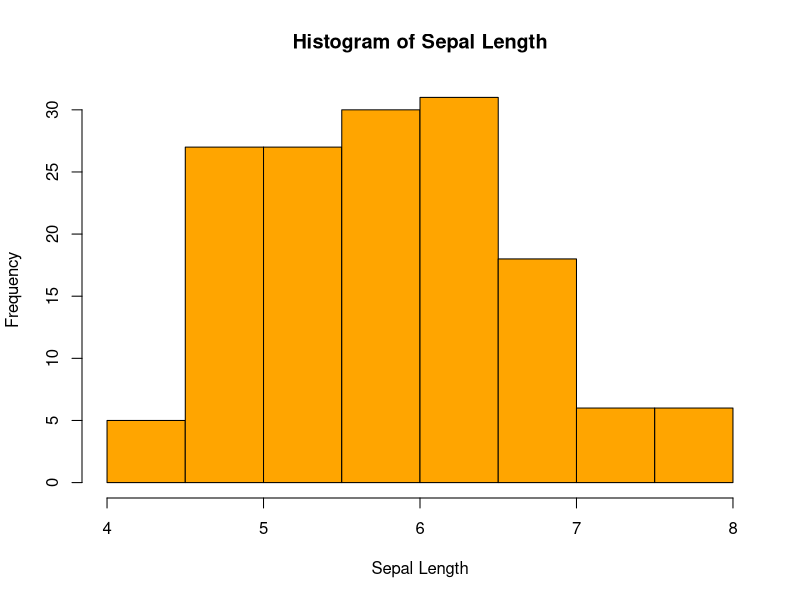
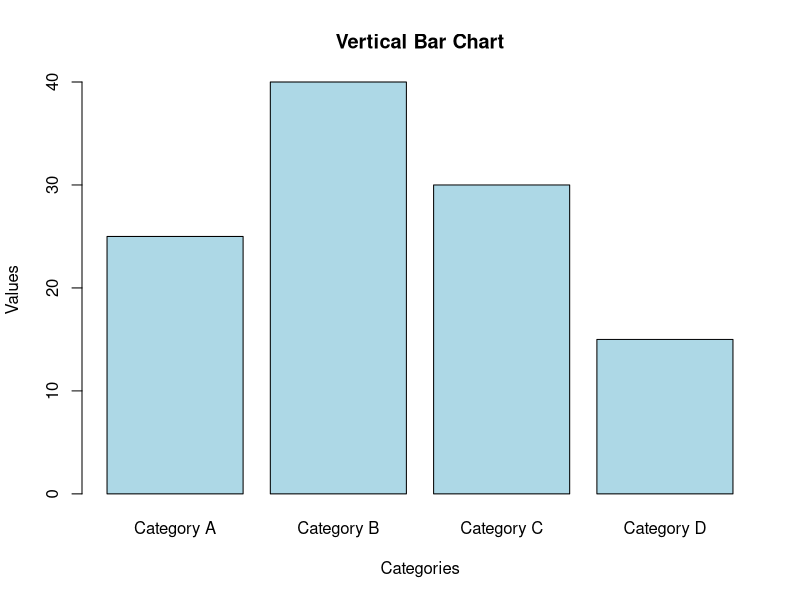
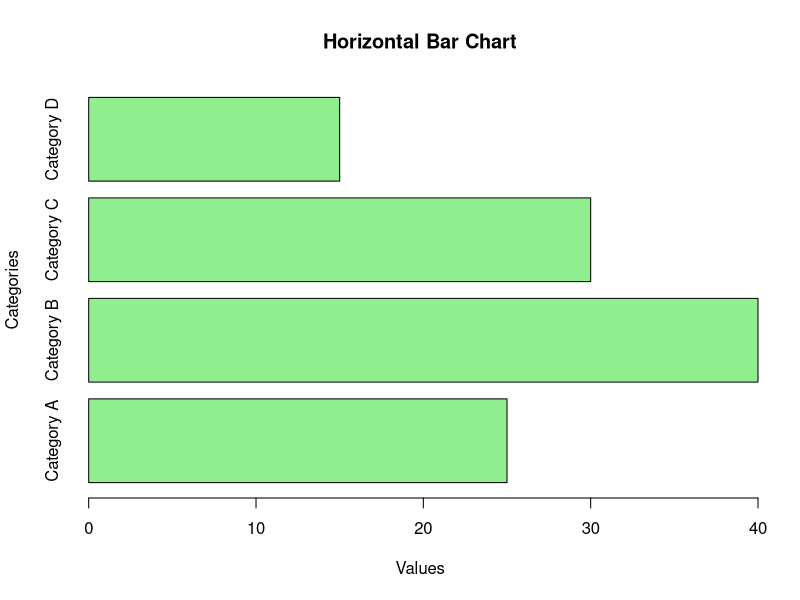
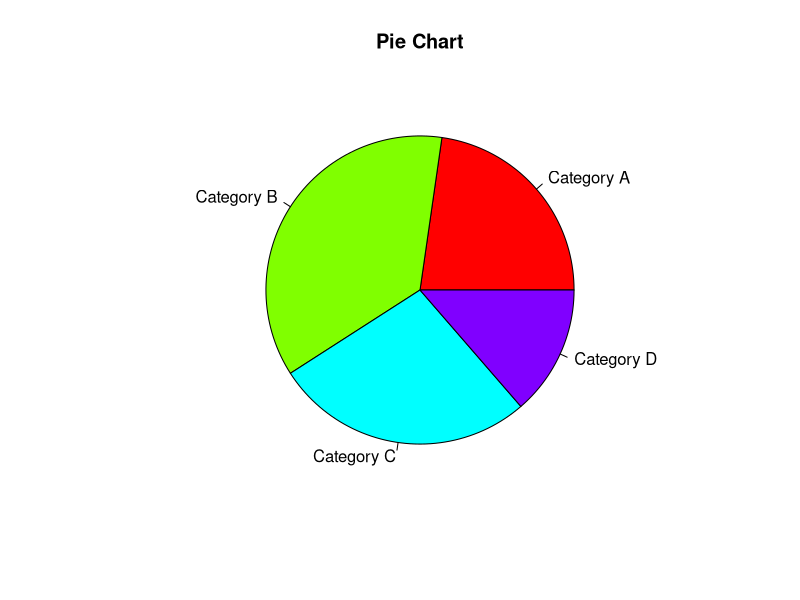
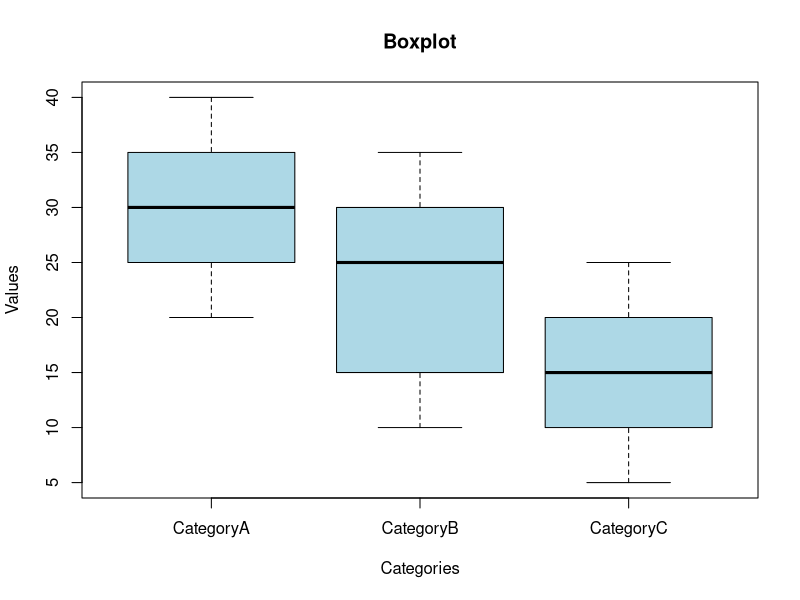
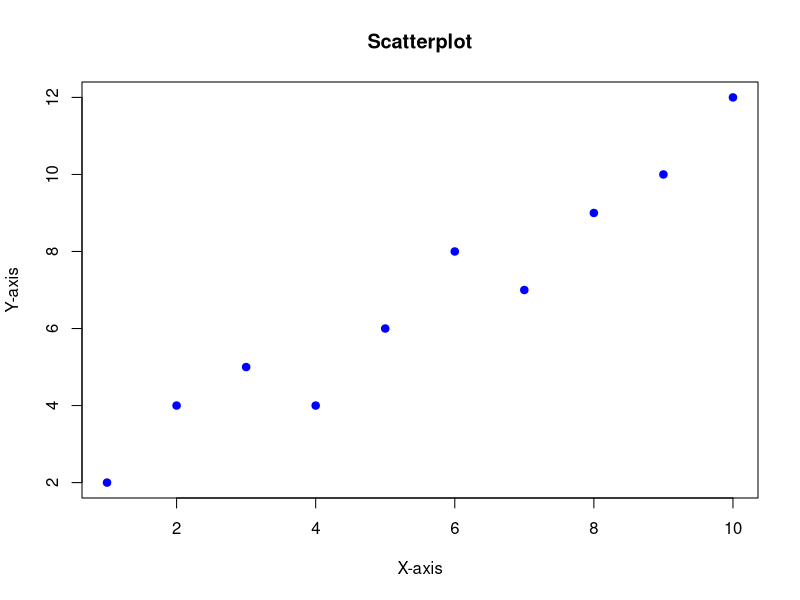
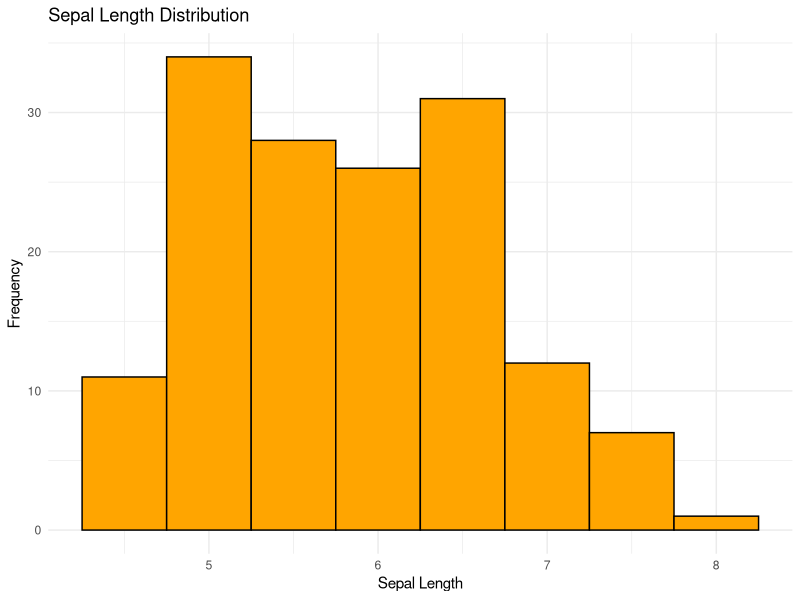
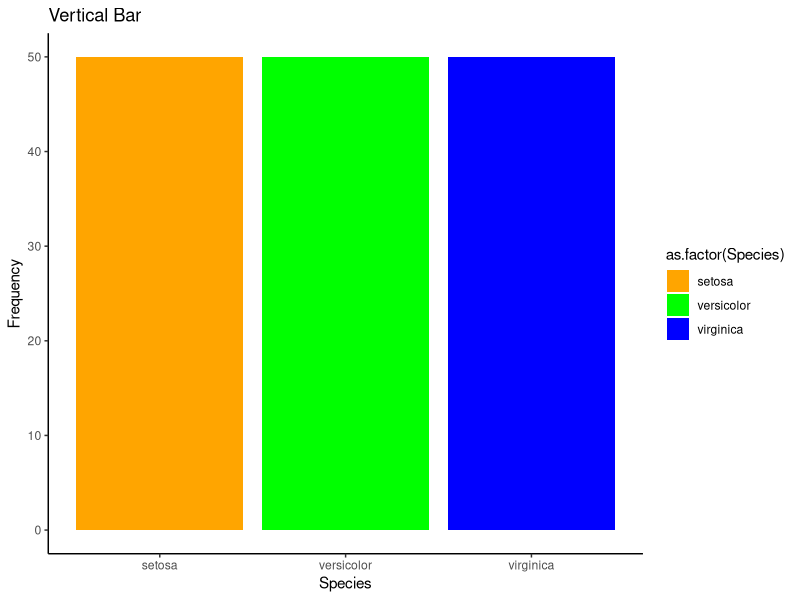

Generate these figures, in order, with R:
## ---- chunk 1
#| code-fold: true
#| code-summary: "Show Hidden Code"
# Load the dataset
data(iris)

# Create a histogram of the Sepal Length
hist(iris$Sepal.Length, 
     main = "Histogram of Sepal Length",
     xlab = "Sepal Length",
     ylab = "Frequency",
     col = "orange",
     border = "black")
## ---- chunk 2
#| code-fold: true
#| code-summary: "Show Hidden Code"
# Sample data
categories <- c("Category A", "Category B", "Category C", "Category D")
values <- c(25, 40, 30, 15)

# Create a vertical bar chart
barplot(values, names.arg = categories,
        main = "Vertical Bar Chart",
        xlab = "Categories",
        ylab = "Values",
        col = "lightblue")
## ---- chunk 3
#| code-fold: true
#| code-summary: "Show Hidden Code"
# Create a horizontal bar chart
barplot(values, names.arg = categories,
        main = "Horizontal Bar Chart",
        xlab = "Values",
        ylab = "Categories",
        col = "lightgreen",
        horiz = TRUE)
## ---- chunk 4
#| code-fold: true
#| code-summary: "Show Hidden Code"
# Create a pie chart
pie(values, labels = categories,
    main = "Pie Chart",
    col = rainbow(length(categories)))  # Use 'rainbow' for different colors

## ---- chunk 5
#| code-fold: true
#| code-summary: "Show Hidden Code"
# Sample data
data <- list(CategoryA = c(20, 25, 30, 35, 40),
             CategoryB = c(10, 15, 25, 30, 35),
             CategoryC = c(5, 10, 15, 20, 25))

# Create a boxplot
boxplot(data, 
        main = "Boxplot",
        xlab = "Categories",
        ylab = "Values",
        col = "lightblue")

## ---- chunk 6
#| code-fold: true
#| code-summary: "Show Hidden Code"
# Sample data
x <- c(1, 2, 3, 4, 5, 6, 7, 8, 9, 10)
y <- c(2, 4, 5, 4, 6, 8, 7, 9, 10, 12)

# Create a scatterplot
plot(x, y, 
     main = "Scatterplot",
     xlab = "X-axis",
     ylab = "Y-axis",
     col = "blue",
     pch = 19)
## ---- chunk 7
#| code-fold: true
#| code-summary: "Show Hidden Code"
# library
library(ggplot2)
#creates a histogram in R
ggplot(data=iris, aes(Sepal.Length)) +
  geom_histogram(binwidth = 0.5,color="black", fill="orange") + labs(x="Sepal Length", y="Frequency", title = "Sepal Length Distribution") + 
  theme_minimal()
## ---- chunk 8
#| code-fold: true
#| code-summary: "Show Hidden Code"
#example 2: Barplot using geom_bar()
#Vertical
ggplot(iris, aes(x = as.factor(Species), fill = as.factor(Species))) + 
  geom_bar() +
  scale_fill_manual(values = c("orange", "green", "blue")) +
  labs(x = "Species", y = "Frequency", title = "Vertical Bar") +
  theme_classic()
## ---- chunk 9
#| code-fold: true
#| code-summary: "Show Hidden Code"
#Horizontal  
ggplot(iris, aes(x = as.factor(Species), fill = as.factor(Species))) + 
  geom_bar() +
  scale_fill_manual(values = c("orange", "green", "blue")) +
  labs(x = "Species", y = "Frequency", title = "Horizontal Bar") +
  theme_classic() +
  coord_flip()
## ---- chunk 10
#| code-fold: true
#| code-summary: "Show Hidden Code"
ggplot(iris, aes(x=Species, y=Sepal.Length, fill=Species)) + 
  geom_boxplot()+
  labs(title="Plot of Sepal Length  per Iris Species (Boxplot)", x="Iris Species", y = "Sepal Length (cm)") +
  scale_fill_manual(values=c("orange", "green", "blue")) +
  theme_classic()
